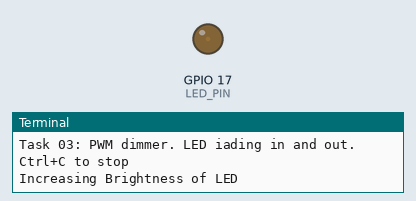
A program run on a simulated Raspberry Pi (BCM pin numbers). Shown: output pins drawn as LEDs (lit = HIGH), the last lines printed to the terminal.

Above: at 0.05 s.
At 0.9 s:
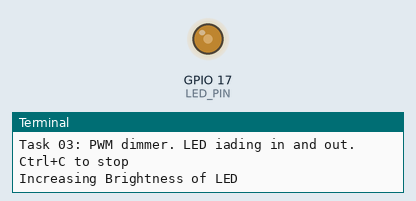
At 1.8 s:
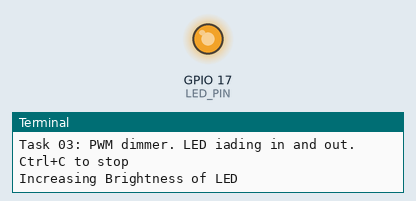
At 3.6 s:
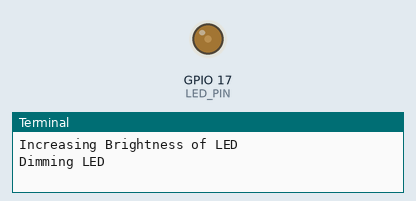
Timing chart, 0 to 5.3 s (numbered marks = the images above):
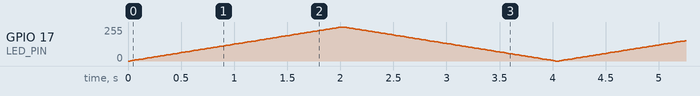

The program:

Code.py
```python
import RPi.GPIO as GPIO
import time

LED_PIN = 17
FREQUENCY = 100

GPIO.setmode(GPIO.BCM)
GPIO.setwarnings(False)
GPIO.setup(LED_PIN, GPIO.OUT)


# Create a pwm object on LED_PIN at 100hz
pwm = GPIO.PWM(LED_PIN, FREQUENCY)
pwm.start(0)	#start pwm with 0 duty cycle (OFF)

print('Task 03: PWM dimmer. LED iading in and out. Ctrl+C to stop')

while True:
	# Fade IN --> Increasing brightness from 0% to 100%

	print('Increasing Brightness of LED')
	for duty in range(0,101):
		pwm.ChangeDutyCycle(duty)
		time.sleep(0.02)	#wait 20ms between each step

	# Fade OUT --> decrese brightness from 100% to 0%
	print('Dimming LED')
	for duty in range (100, -1, -1):
		pwm.ChangeDutyCycle(duty)
		time.sleep(0.02)
```
